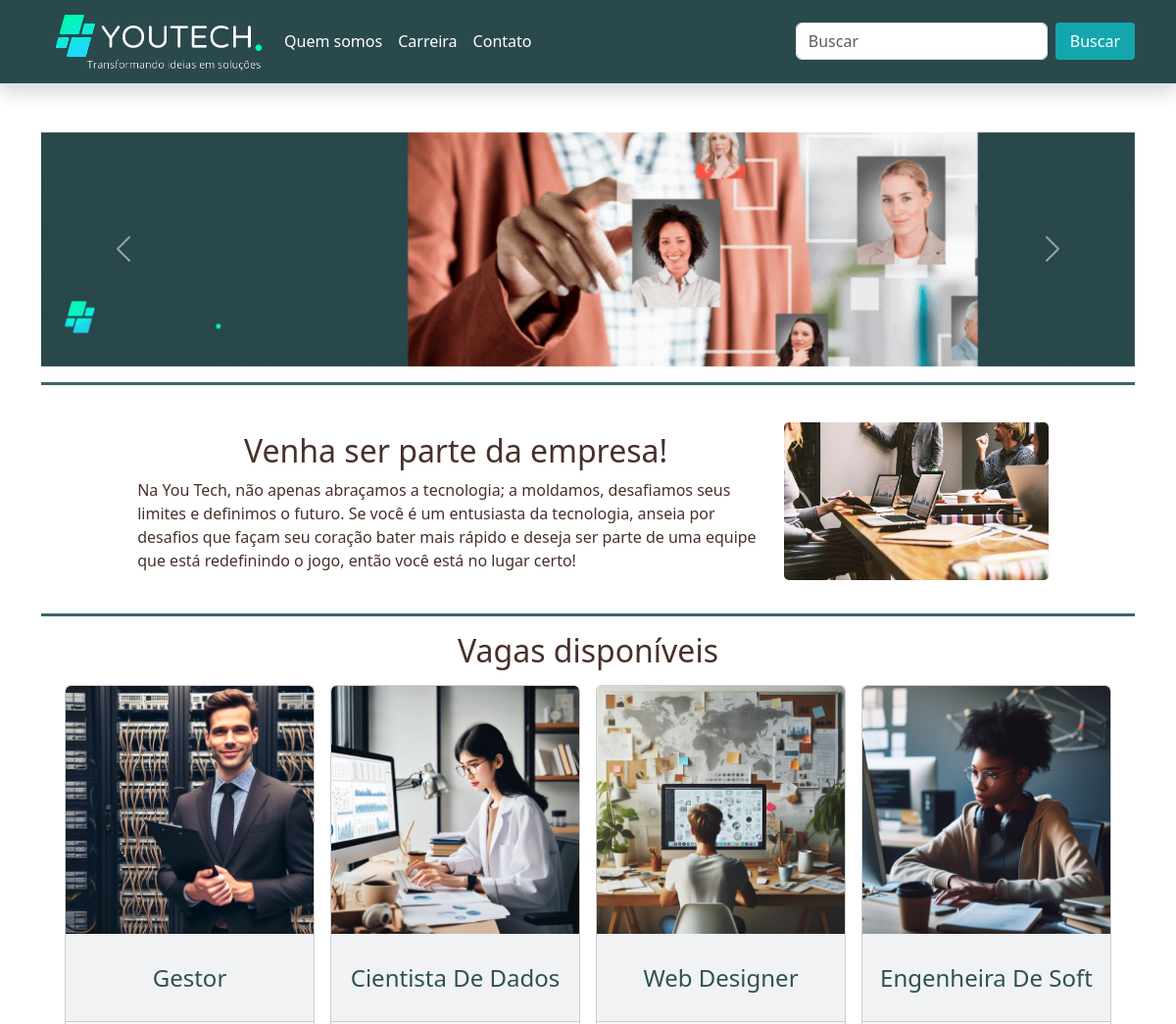
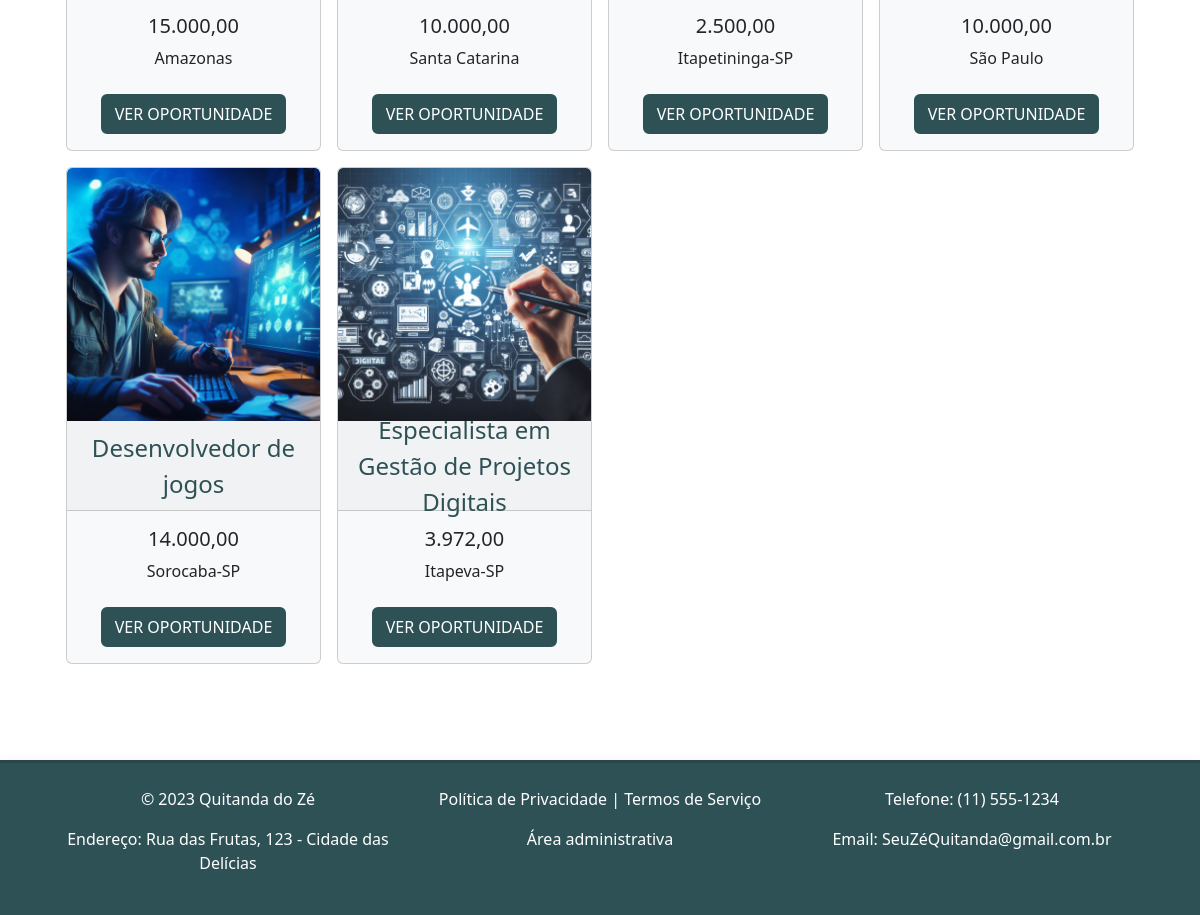
The page / on the database its author committed (2 pictures, top to bottom).
### tables this page shows
CREATE TABLE vagas(
    id_vagas INTEGER PRIMARY KEY,
    cargo_vagas TEXT NOT NULL,
    requisitos_vagas TEXT NOT NULL, 
    salario_vagas REAL NOT NULL, 
    local_vagas TEXT NOT NULL, 
    email_vagas TEXT NOT NULL, 
    img_vagas TEXT NOT NULL
);

### youtech.py (the view)
@app.route('/')
def index():
    iniciar_db() #chamando o BD
    conexao = conecta_database()
    vagas= conexao.execute('SELECT * FROM vagas ORDER BY id_vagas DESC').fetchall()#colocar na ordem os post (o último por primeiro)
    conexao.close()
    title= "Faça parte dessa equipe"
    return render_template("trabalho.html", vagas=vagas, title=title)

### youtech.py (called while the page is built)
def conecta_database():
    conexao = sql.connect("db_youtech.db")
    conexao.row_factory = sql.Row
    return conexao

def iniciar_db():
    conexao = conecta_database()
    with app.open_resource('esquema.sql', mode='r') as comandos:
        conexao.cursor().executescript(comandos.read())
    conexao.commit()
    conexao.close()

### templates/trabalho.html (shortened to what this page needs)
{% extends 'modelo.html' %}
{% block conteudo %}
    <div class="container">
    <div id="carouselExampleAutoplaying" class="carousel slide" data-bs-ride="carousel">
        <div class="carousel-inner">
          <div class="carousel-item active">
            <img src="static/img/1.gif" class="d-block w-100">
          </div>
        <button class="carousel-control-prev" type="button" data-bs-target="#carouselExampleAutoplaying" data-bs-slide="prev">
          <span class="carousel-control-prev-icon" aria-hidden="true"></span>
        </button>
        <button class="carousel-control-next" type="button" data-bs-target="#carouselExampleAutoplaying" data-bs-slide="next">
          <span class="carousel-control-next-icon" aria-hidden="true"></span>
        </button>
      </div>
    </div>
        <hr style="background-color: #3b666c; height: 3px; opacity: 1; border: 0">
        <section style="background-color: #fff; display: flex; justify-content: center; padding-top: 2%;">
            <div style="width: 60%; padding: 10px; background-color: #fff; color: #48302A;">
                <h2 style="text-align: center;">Venha ser parte da empresa!</h2>
                <p>Na You Tech, não apenas abraçamos a tecnologia; a moldamos, desafiamos seus limites e definimos o futuro. Se você é um entusiasta da tecnologia, anseia por desafios que façam seu coração bater mais rápido e deseja ser parte de uma equipe que está redefinindo o jogo, então você está no lugar certo!</p>
            </div>
            <div class="direito">
                <figure id="img1">
                    <img src="static/img/pessoas.png" style="border-radius: 5px;"  width="270">
                </figure>
            </div>
        </section>
        <hr style="background-color: #3b666c; height: 3px; opacity: 1; border: 0">
        <div class="container mb-5">
            <h2 style="text-align: center; color: #48302A;"> Vagas disponíveis </h2>
        <div>
        {% if not vagas%}
        <h1 class="display-5 text-center" style="color:black;">Novas oportunidades estão sendo preparadas para você...</h1>
        <h2 class="display-4 text-center" style="color: #2e5156;">Retorne em breve.</h1>
        {% else %}
        <div class="container mt-3">
            <div class="row g-3">
                {% for vaga in vagas %}
                <div class="col-12 col-sm-6 col-md-4 col-lg-3 col-x1-2">
                    <div class="card text-center bg-light">
                        <img src="../static/img/vagas/{{ vaga['img_vagas'] }}" class="card-img-top img-hover" />
                        <div class="card-header fs-4 d-flex align-items-center justify-content-center" style="color: #2e5156; height: 90px;" >
                          {{ vaga['cargo_vagas'] }}
                        </div>
                        <div class="card-body">
                            <h5 class="card-title">{{ vaga['salario_vagas'] }}</h5>
                            <p class="card-text">{{ vaga['local_vagas'] }}</p>
                              <a href="/vervagas/{{ vaga['id_vagas'] }}">
                                <button id="botao" type="button" class="btn btn-primary btn-raised mt-2">
                                  VER OPORTUNIDADE
                              </button>
                            </a>
                        </div>
                    </div>
                </div>
                {% endfor %}
            </div>
        </div>
        {% endif %}
        {% endblock %}

### templates/modelo.html (shortened to what this page needs)
<!DOCTYPE html>
<html lang="pt-br">
<head>
    <link rel="stylesheet" href="../static/estilo.css">
    <link href="https://cdn.jsdelivr.net/npm/bootstrap@5.3.2/dist/css/bootstrap.min.css" rel="stylesheet">
    <link rel="stylesheet" href="https://cdn.jsdelivr.net/npm/bootstrap-icons@1.11.1/font/bootstrap-icons.css">
</head>
<body class="d-flex flex-column" style="min-height: 100vh;">
    <nav class="navbar navbar-expand-lg shadow border-bottom border-opacity-50 border-2" style="background-color: #2A494D;">
        <div class="container">
            <img src="../static/img/logo.png" width="240px" >
          <div class="collapse navbar-collapse" id="navbarSupportedContent">
            <ul class="navbar-nav me-auto mb-2 mb-lg-0">
              <li class="nav-item">
                <a class="nav-link active" style="color: #FFF;" aria-current="page" href="#">Quem somos</a>
              </li>
              <li class="nav-item">
                <a class="nav-link active" style="color: #FFF;" aria-current="page" href="/">Carreira</a>
              </li>
              <li class="nav-item">
                <a class="nav-link active" style="color: #FFF;" aria-current="page" href="#">Contato</a>
              </li>
            </ul>
            <form action="/busca" class="d-flex" role="search" method="post">
              <div class="d-flex">
                <input class="form-control me-2" type="search" placeholder="Buscar" id="Buscar" name="Buscar" aria-label="Search">
                <button  id="botao_pesquisa" type="submit" value="Buscar">Buscar</button>
              </div>
          </form>
          </div>
        </div>
      </nav>
    <main class="flex-fill py-5">
        {% block conteudo %}
        {% endblock %}
    </main>
    <footer class="border-top shadow border-3 border-dark border-opacity-25 text-white" style="background-color: #2e5156" >
        <div class="container p-4">
            <div class="row">
                <div class="col-12 col-md-4 text-center">
                    <p>© 2023 Quitanda do Zé</p>
                    <p>Endereço: Rua das Frutas, 123 - Cidade das Delícias</p>
                </div>
                <div class="col-12 col-md-4 text-center">
                    <p><a href="#" style="text-decoration: none; color: #FFF">Política de Privacidade</a> | <a href="#" style="text-decoration: none; color: #fff">Termos de Serviço</a></p>
                    <a href="/adm" id="adm" class="text-decoration-none text-white">Área administrativa</a>
                </div>
                <div class="col-12 col-md-4 text-center">
                    <p>Telefone: (11) 555-1234</p>
                    <p>Email: SeuZéQuitanda@gmail.com.br</p>
                </div>
            </div>
        </div>
    </footer>
</body>
</html>

### static/estilo.css (style rules this page uses)
#adm { transition: color 0.3s; display: inline-block; }
#botao { cursor: pointer; background-color: #2e5156; transition: background-color 0.2s; border: 2px solid #2e5156; color: #fff; }
#botao_pesquisa { padding: 3px 15px; border: none; border-radius: 4px; cursor: pointer; background-color: #00f7ff8a; transition: background-color 0.3s; color: #fff; }
.card { overflow: hidden; }
.img-hover { transition: transform ease 0.5s; }

### rows shown on the page
vagas: img_vagas (picture), cargo_vagas "Gestor", salario_vagas "15.000,00", local_vagas "Amazonas"
vagas: img_vagas (picture), cargo_vagas "Cientista De Dados", salario_vagas "10.000,00", local_vagas "Santa Catarina"
vagas: img_vagas (picture), cargo_vagas "Web Designer", salario_vagas "2.500,00", local_vagas "Itapetininga-SP"
vagas: img_vagas (picture), cargo_vagas "Engenheira De Soft", salario_vagas "10.000,00", local_vagas "São Paulo"
vagas: img_vagas (picture), cargo_vagas "Desenvolvedor de jogos", salario_vagas "14.000,00", local_vagas "Sorocaba-SP"
vagas: img_vagas (picture), cargo_vagas "Especialista em Gestão de Projetos Digitais", salario_vagas "3.972,00", local_vagas "Itapeva-SP"
